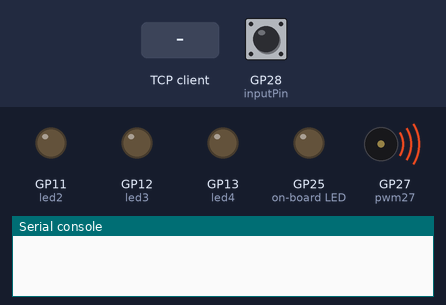
The program below on a simulated Raspberry Pi Pico running MicroPython. Parts: output pins drawn as LEDs (lit = HIGH), buzzer (waves = sounding), the last lines printed to the serial console. Inputs (shaded band) come from the test bench; at power-on: GP28 (inputPin) HIGH. The clock reads 2024-03-15 10:24:30 at power-on unless the program sets it; files the program writes start out absent; the board's own WiFi access point starts at once; one TCP client connects 1 s after the port opens and stays connected; pins used as bus, display or sensor lines are not drawn.

Above: at 11.0 s.
At 20.0 s:
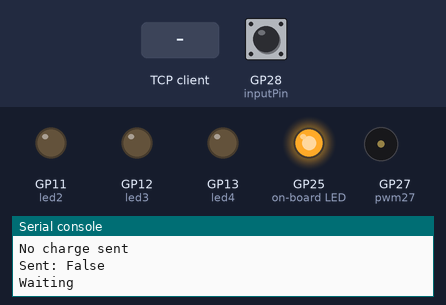
20.1 s: the TCP client sends "REST"
At 20.6 s:
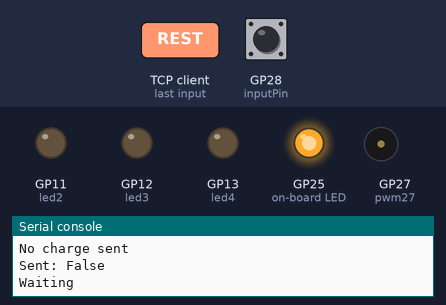
21.6 s: GP28 (inputPin) pulled LOW for 0.15 s
Timing chart, 0 to 24.6 s (numbered marks = the images above; inputs shaded):
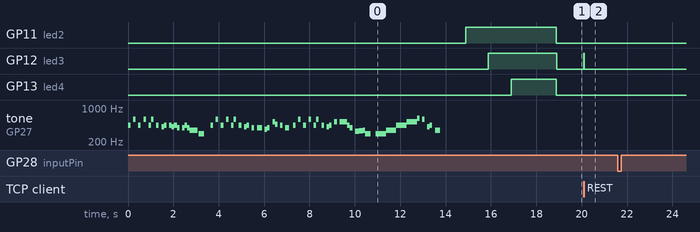

Measured:
- after the input at 20.1 s, GP12 (led3): LOW → HIGH at once, → LOW 0.02 s later

The program:

main.py
```python
# Version 6: Transmitting Pico

# Modification: Removed log events from AP and client constant check communications
# Based on: Tony Goodhew 5 July 2022
# Modified by: Nasu Caplan, Jordan Trach, Mahin Akond
import network
import socket
import time
from machine import Pin, ADC, PWM
from picozero import pico_led
from machine import Pin
import noisemaker as m
import random
import select
# import test

ssid = "NAME"
password = "PASSWORD"

#Initialize Pins and boolean
inputPin = Pin(28,Pin.IN,Pin.PULL_UP)

led2 = Pin(11, Pin.OUT)
led3 = Pin(12, Pin.OUT)
led4 = Pin(13, Pin.OUT)
pwm27 = PWM(Pin(27))

interrupt_flag=False

m.play_melody(pwm27)

#create file to log data
log_filename_server = "flightLog_server.csv"

# Create/Append to flightlog file of server
with open(log_filename_server,"a") as file:
    file.write("Timestamp,Event\n")

######################Function to log events#################
def log_events(event):
    # Get current timestamp
    timestamp = time.localtime()
    readable_time = f"{timestamp[0]}-{timestamp[1]:02}-{timestamp[2]:02} {timestamp[3]:02}:{timestamp[4]:02}:{timestamp[5]:02}"

# Open file and append data in CSV format
    with open(log_filename_server, "a") as log_file:
        log_file.write(f"{readable_time},{event}\n")
        #log_file.write(f"{event}\n")

    print(f"{readable_time} - {event}")
    print(f"{event}")


def callback(inputPin):
    global interrupt_flag
    interrupt_flag=True
    print("Trigger Occured: Pin 28 is Falling")


inputPin.irq(trigger=Pin.IRQ_FALLING, handler=callback)

led2.value(0)
led3.value(0)
led4.value(0)
pico_led.off()

time.sleep(1)

print("Connecting to:",ssid)

#Create WLAN object that is in Access Point mode
wlan = network.WLAN(network.AP_IF)
print("WLAN Active:",wlan.active())

#Configure the SSID and Passsword before activating
wlan.config(essid=ssid,password=password)

#Activate the renamed WLAN
wlan.active(True)

#Check if AP mode has activated
while wlan.active() == False:
    pico_led.on()
    time.sleep(0.02)
    pico_led.off()
    time.sleep(0.02)
    pico_led.on()
    time.sleep(0.02)
    pico_led.off()
    print('Waiting for AP mode connection...')
    time.sleep(0.02)

print("WLAN status:", wlan.status()) # 3 == success
print('AP mode is Activated')
log_events("A")

# Handle connection error
if wlan.status() != 3:
    print("oh no")
    log_events(f"B")
    pico_led.off()
    raise RuntimeError(wlan.status())
else:
    pico_led.on()
    print('connected')
    ip=wlan.ifconfig()[0]
    log_events(f"C")
    print( 'ip = ' + ip )

############# Open a socket #########################

addr = socket.getaddrinfo('192.168.4.1', 80)[0][-1] #Set IP adress for sending and receiving data connection


server = socket.socket(socket.AF_INET, socket.SOCK_STREAM) #Create socket object

server.bind(addr)# Bind the server socket to an adress
server.listen(5) #Listening for up to five device connections

# Sockets from which we expect to read
inputs = [server]
# Sockets to which we expect to write
outputs = []

print('listening on', addr)
log_events("D")
print(server)

led2.value(1)
time.sleep(1)
led3.value(1)
time.sleep(1)
led4.value(1)
time.sleep(2)
led2.value(0)
led3.value(0)
led4.value(0)

#############Listen for connections######################

def connect():
    while True:
        print('Waiting')
        #Waits for at least one of the sockets to be ready to be monitered
        readable, writable,exceptional = select.select(inputs,outputs,inputs)


        #Handle Inputs
        for s in readable:
            print('This is readable:', readable)

           # For server socket (AP)
            if s is server:
                #Server socket ready to read accept an incoming connection
                print('hello')
                cl, addr = s.accept()
                print('hello')
                cl.setblocking(0)
                inputs.append(cl)
                outputs.append(cl)
                log_events(f"E")
            else:
                #For client sockets that alrealdy connected and have sent data
                data = s.recv(1024)
                if data:
                    # A readable client socket has data
                    print(data)
                    #log_events(f"Received from client: {data}")
                    # Add socket to output list for a response
                    if s not in outputs:
                        outputs.append(s)

        #Handle outputs
        for s in writable:
            # if the socket is in outputs
            if s in outputs:
                print ('This is writable:', writable)
                print('client connected from', addr)
                print("Pin 28 value",inputPin.value())

                if not interrupt_flag:
                    # Requirements: Pin 28 is high AND charge has NEVER been sent
                    led3.value(1)
                    time.sleep(0.02)
                    led3.value(0)
                    s.send(b'False')
                    print('No charge sent')
                    print("Sent: False")

                if interrupt_flag:
                    # Requirements: Pin 28 is low OR charge HAS been sent
                    print("Interrupt has occured- AP detects Pin 28 is low")
                    led2.value(1)
                    led3.value(1)
                    led4.value(1)
                    charge_sent=True

                    repeat_attempts = 5
                    for attempt in range(repeat_attempts):
                        s.send(b'True')
                        print(f"Sent: True (Attempt {attempt + 1}/{repeat_attempts})")
                        log_events(f"F")
                        time.sleep(0.1)

                    print("Completed repeated charge attempts")
                    log_events("G")
                    #break
                #Removes socket from the ouput list - to be re-added once client responds
                outputs.remove(s)

        #Handle exceptional conditions
        for s in exceptional:
            print('An exception has occurred')
            log_events("H")
            # Stop listening for input on the connection
            inputs.remove(s)
            if s in outputs:
                outputs.remove(s)
            s.close()

#Calls the connect function
connect()
```

noisemaker.py
```python
from machine import Pin, PWM
import time

"""
This library allows you to play a given melody on a piezo buzzer

@Author: Nicolas Vargas & Polina Ilinykh
Last Updated: March 2, 2025
"""
#TODO!!!!!: Error handling, to avoid potential crashes or infinite loops


#buzzer = PWM(Pin(20))

tones = {
"B0": 31,
"C1": 33,
"C#1": 35,
"D1": 37,
"D#1": 39,
"E1": 41,
"F1": 44,
"F#1": 46,
"G1": 49,
"G#1": 52,
"A1": 55,
"A#1": 58,
"B1": 62,
"C2": 65,
"C#2": 69,
"D2": 73,
"D#2": 78,
"E2": 82,
"F2": 87,
"F#2": 93,
"G2": 98,
"G#2": 104,
"A2": 110,
"A#2": 117,
"B2": 123,
"C3": 131,
"C#3": 139,
"D3": 147,
"D#3": 156,
"E3": 165,
"F3": 175,
"F#3": 185,
"G3": 196,
"G#3": 208,
"A3": 220,
"A#3": 233,
"B3": 247,
"C4": 262,
"C#4": 277,
"D4": 294,
"D#4": 311,
"E4": 330,
"F4": 349,
"F#4": 370,
"G4": 392,
"G#4": 415,
"A4": 440,
"A#4": 466,
"B4": 494,
"C5": 523,
"C#5": 554,
"D5": 587,
"D#5": 622,
"E5": 659,
"F5": 698,
"F#5": 740,
"G5": 784,
"G#5": 831,
"A5": 880,
"A#5": 932,
"B5": 988,
"C6": 1047,
"C#6": 1109,
"D6": 1175,
"D#6": 1245,
"E6": 1319,
"F6": 1397,
"F#6": 1480,
"G6": 1568,
"G#6": 1661,
"A6": 1760,
"A#6": 1865,
"B6": 1976,
"C7": 2093,
"C#7": 2217,
"D7": 2349,
"D#7": 2489,
"E7": 2637,
"F7": 2794,
"F#7": 2960,
"G7": 3136,
"G#7": 3322,
"A7": 3520,
"A#7": 3729,
"B7": 3951,
"C8": 4186,
"C#8": 4435,
"D8": 4699,
"D#8": 4978,
}

# Change this to make the song slower or faster
tempo = 132;

# Calculate the duration of a whole note in ms
wholenote = (60000 * 2) / tempo

# Format of the melody array: notes of the melody followed by the duration of the note.
# A 4 indicates a quarter note, 8 an eighth , 16 sixteenth and so on.
# Negative numbers are used to represent dotted notes,
# so -4 represents a dotted quarter note (a quarter plus an eighth).
# A 0 indicates a note slide to the next note, with the next note's duration
# indicating the duration of the note slide
melody = [

#   Cantina Band - Star wars
#   |		1/4			  |			1/4			  |			1/4			  |			1/4			  |
     ("A4",8), ("REST",8), ("D5",8), ("REST",8),   ("A4",8), ("REST",8),   ("D5",8), ("REST",8),
#   |		1/4			  |			1/4			  |			1/4			  |			1/4			  |
     ("A4",8), ("D5",8),   ("REST",8), ("A4",8),   ("REST",8), ("G#4",8),  ("A4",8), ("REST",8),
#   |		1/4			  |			1/4			  |			1/4			  |			1/4			  |
     ("A4",8), ("G#4",8),  ("A4",8),  ("G4",8),    ("REST",8), ("G4",8),   ("A4",8), ("G4",8),
#   |		1/4			  |			1/4			  |			1/4			  |			1/4			  |
     ("F4",-4),            ("REST",16), ("D4",16), ("D4",-8),  ("REST",16),("REST",4),

#   |		1/4			  |			1/4			  |			1/4			  |			1/4			  |
     ("A4",8), ("REST",8), ("D5",8), ("REST",8),   ("A4",8), ("REST",8),   ("D5",8), ("REST",8),
#   |		1/4			  |			1/4			  |			1/4			  |			1/4			  |
     ("A4",8), ("D5",8),   ("REST",8), ("A4",8),   ("REST",8), ("G#4",8),  ("A4",8), ("REST",8),
#   |		1/4			  |			1/4			  |			1/4			  |			1/4			  |
     ("G4",8),("REST",8),  ("G4",4),               ("REST",8), ("F#4",8),  ("G4",8), ("REST",8),
#   |		1/4			  |			1/4			  |			1/4			  |			1/4			  |
     ("C5",8), ("A#4",8),  ("REST",8), ("A4",8),   ("REST",8), ("G4",8),   ("G4",16), ("REST",-8),

#   |		1/4			  |			1/4			  |			1/4			  |			1/4			  |
     ("A4",8), ("REST",8), ("D5",8), ("REST",8),   ("A4",8), ("REST",8),   ("D5",8), ("REST",8),
#   |		1/4			  |			1/4			  |			1/4			  |			1/4			  |
     ("A4",8), ("D5",8),   ("REST",8), ("A4",8),   ("REST",8), ("G#4",8),  ("A4",8), ("REST",8),
#   |		1/4			  |			1/4			  |			1/4			  |			1/4			  |
     ("C5",8), ("REST",8), ("C5",4),               ("C5",8), ("A4",8),     ("G4",8), ("REST",8),
#   |		1/4			  |			1/4			  |			1/4			  |			1/4			  |
     ("E4",0), ("F4",2),                           ("D4",4),               ("REST",4),

#   |		1/4			  |			1/4			  |			1/4			  |			1/4			  |
     ("D4",2),                                     ("F4",2),
#   |		1/4			  |			1/4			  |			1/4			  |			1/4			  |
     ("A4",2),                                     ("C5",2),
#   |		1/4			  |			1/4			  |			1/4			  |			1/4			  |
     ("D#5",8),("REST",8), ("D5",8), ("REST",8),   ("G#4",8), ("A4",8),    ("REST",8), ("F4",4),

     ("REST",8),
]


# Function to play a note
def play_tone(pitch, duration, buzzer):
    if pitch == "REST":
        buzzer.duty_u16(0)
    else:
        buzzer.duty_u16(2000)    # Volume of Buzzer
        buzzer.freq(tones[pitch])
    time.sleep(duration / 1000)  # Convert ms to seconds

# Function to play a note slide
def play_slide(start_note, end_note, duration, buzzer):
    # Get the frequencies for the start and end notes
    start_freq = tones[start_note]
    end_freq = tones[end_note]

    # Number of steps for the slide (adjust for smoother or quicker slides)
    steps = 10
    step_duration = duration / steps  # Duration of each step in milliseconds

    slide_range = end_freq - start_freq
    frequency_step = abs(slide_range) / steps  # Frequency change per step
    stepDir = int(slide_range / abs(slide_range)) # Direction of slide (slide down or up)


    # Slide from start note to end note
    for i in range(steps):
        current_freq = start_freq + (frequency_step * i * stepDir)
        buzzer.duty_u16(2000)             # Volume of Buzzer
        buzzer.freq(int(current_freq))
        time.sleep(step_duration / 1000)  # Convert to seconds

# Calculate the note duration
def note_duration(divider):
    if divider > 0:
        note_duration = wholenote / divider
    elif divider < 0:
        note_duration = wholenote / abs(divider)
        note_duration *= 1.5  # Dotted notes have 1.5x the duration
    return note_duration

# Iterate over the melody
def play_melody(buzzer):
    isSlide = 0
    slide_start = 0
    for i in range(len(melody)):
        pitch, divider = melody[i]

        if divider == 0:
            slide_start = pitch
            isSlide = 1
            continue

        if isSlide:
            slide_end = pitch
            slide_length = note_duration(divider)
            play_slide(slide_start, slide_end , slide_length, buzzer)
            isSlide = 0

        else:
            note_length = note_duration(divider)
            play_tone(pitch, note_length, buzzer)


    buzzer.duty_u16(0)

#play_melody(buzzer)
```
